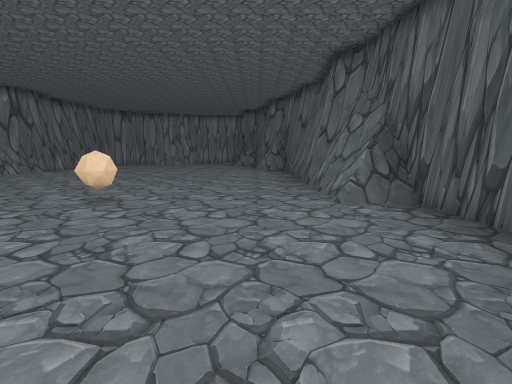
[1] (above)

12 first-person views from a walk through a scene from a Unity 3-D project. The camera is 1.2 m above the floor, tilts 8° down and sees 85° across. The floor is counted in squares, 1 m on a side. Each view is taken from the middle of a square. On the plan, view 1 faces up. The plan holds only what a view shows up to about 13 squares ahead; the rest is blank. The place goes on beyond the plan. The player character is not drawn. Some animated figures are left out.

[2]
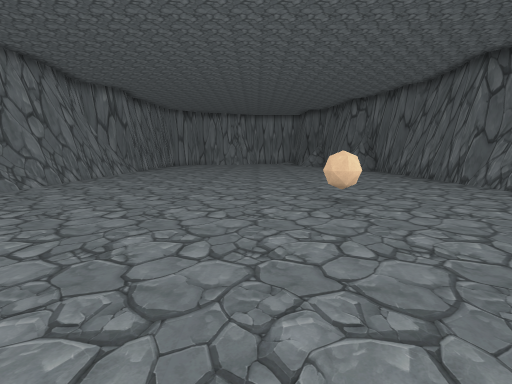

[3]
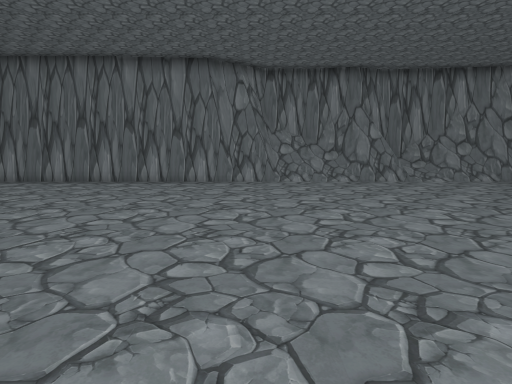

[4]
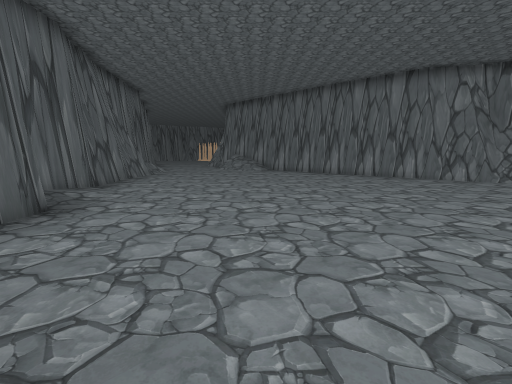

[5]
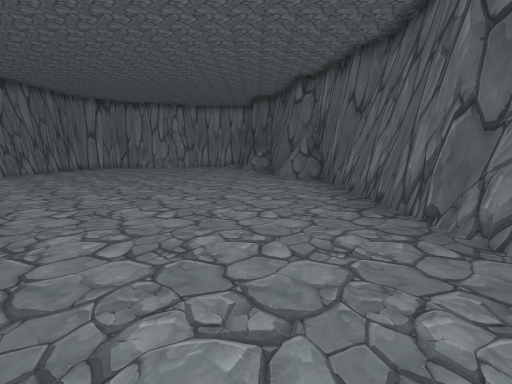

[6]
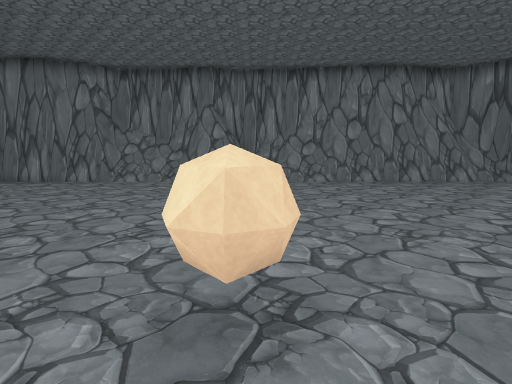

[7]
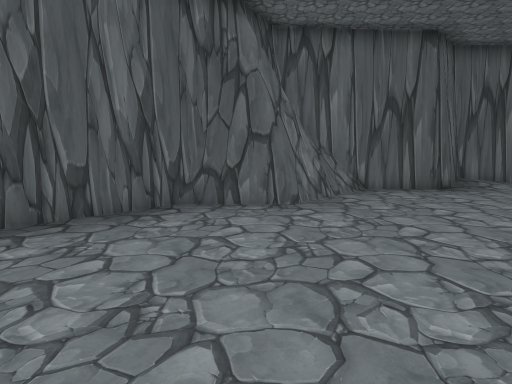

[8]
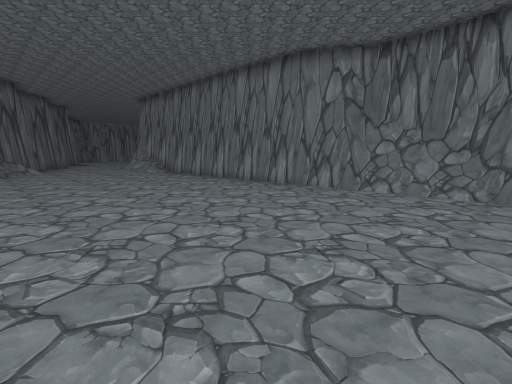

[9]
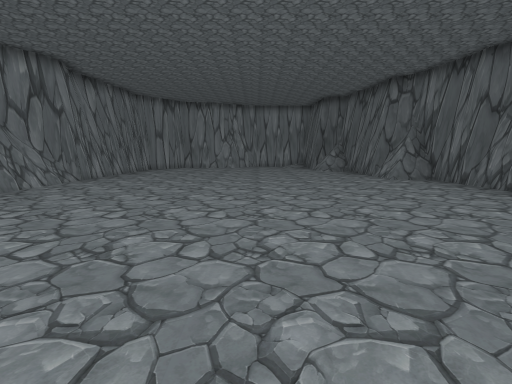

[10]
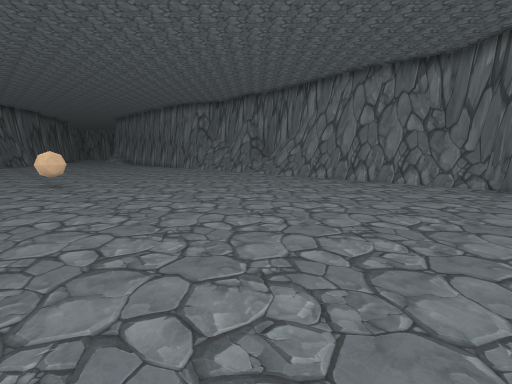

[11]
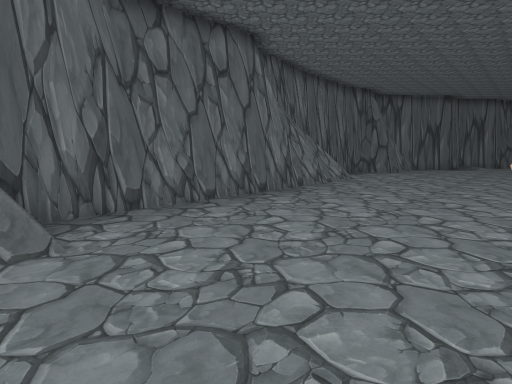

[12]
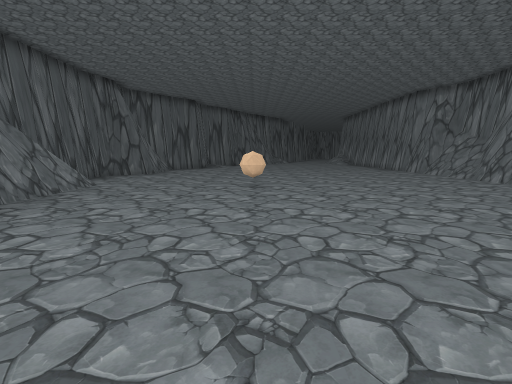

### Floor plan
Key: @ floor where view 1 was taken; # wall or solid block; . floor; / step, stairs or slope; = window, fence, low wall or low ledge; v drop or lower ground.
Columns run from 16 left of view 1 to 4 right of it. Each row starts with its distance up from view 1.
 19   #.............=##
 18   #...............#
 17   #...............#
 16   #...............#
 15   #...............#
 14   #...............#
 13   #...............#
 12   #...............#
 11  ##...............##
 10  ##...............=#
  9  #=...............=#
  8  =#...............=##
  7  =/.........#.....=##
  6  ##.................#
  5  ##.................#
  4 ##/.................#
  3 #//.................#
  2 #/=................##
  1 #v#...............##
  0 ###.............@.##
 -1   #...............##
 -2   #...............=#
 -3   #...............##
 -4   #..............##
 -5   #.............##
 -6   #.............#
 -7   #.............#
 -8   #............##
 -9   #..  .......##

Positions as (right, up) in squares from view 1, and headings:
1: (0, 0), facing up
2: (-6, 0), facing up
3: (-2, 0), facing left
4: (1, 2), facing down-left
5: (-1, 6), facing up
6: (-2, 7), facing left
7: (-2, 6), facing down-right
8: (-5, 5), facing down-left
9: (-6, 6), facing up
10: (-2, 19), facing down-left
11: (-4, 19), facing down-right
12: (-4, 17), facing down
